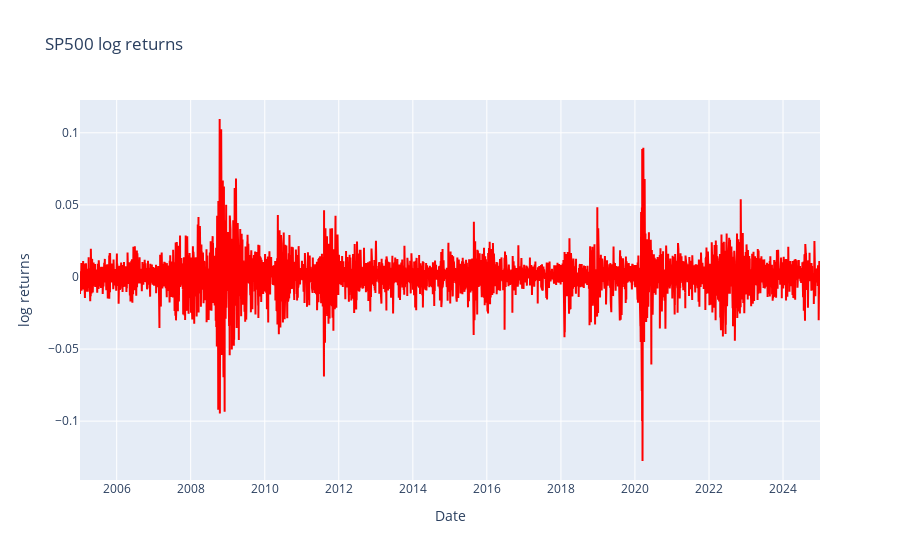

The cell this chart's notebook holds for it:
### Markdown cell above
### Data Visualization

### Code cell
temp_Data = sp500.reset_index()

fig = go.Figure()
fig.add_trace(go.Scatter(x=temp_Data['Date'], y=temp_Data['log_returns'], name='log_returns', marker={'color':'red'}, mode='lines'))

fig.update_layout(title="SP500 log returns", xaxis_title='Date', yaxis_title='log returns')

fig.show()

### Figure 1 — Plotly figure (JSON) as saved in the notebook; plotly's stock layout.template omitted (floating-point values rounded to 4 significant figures; data arrays with more than 128 entries replaced by an {"elided": "..."} marker saying what was removed)
{"data": [{"marker": {"color": "red"}, "mode": "lines", "name": "log_returns", "type": "scatter", "x": {"elided": "5032 str values"}, "y": {"elided": "5032 float values"}}], "layout": {"title": {"text": "SP500 log returns"}, "xaxis": {"title": {"text": "Date"}}, "yaxis": {"title": {"text": "log returns"}}}}
